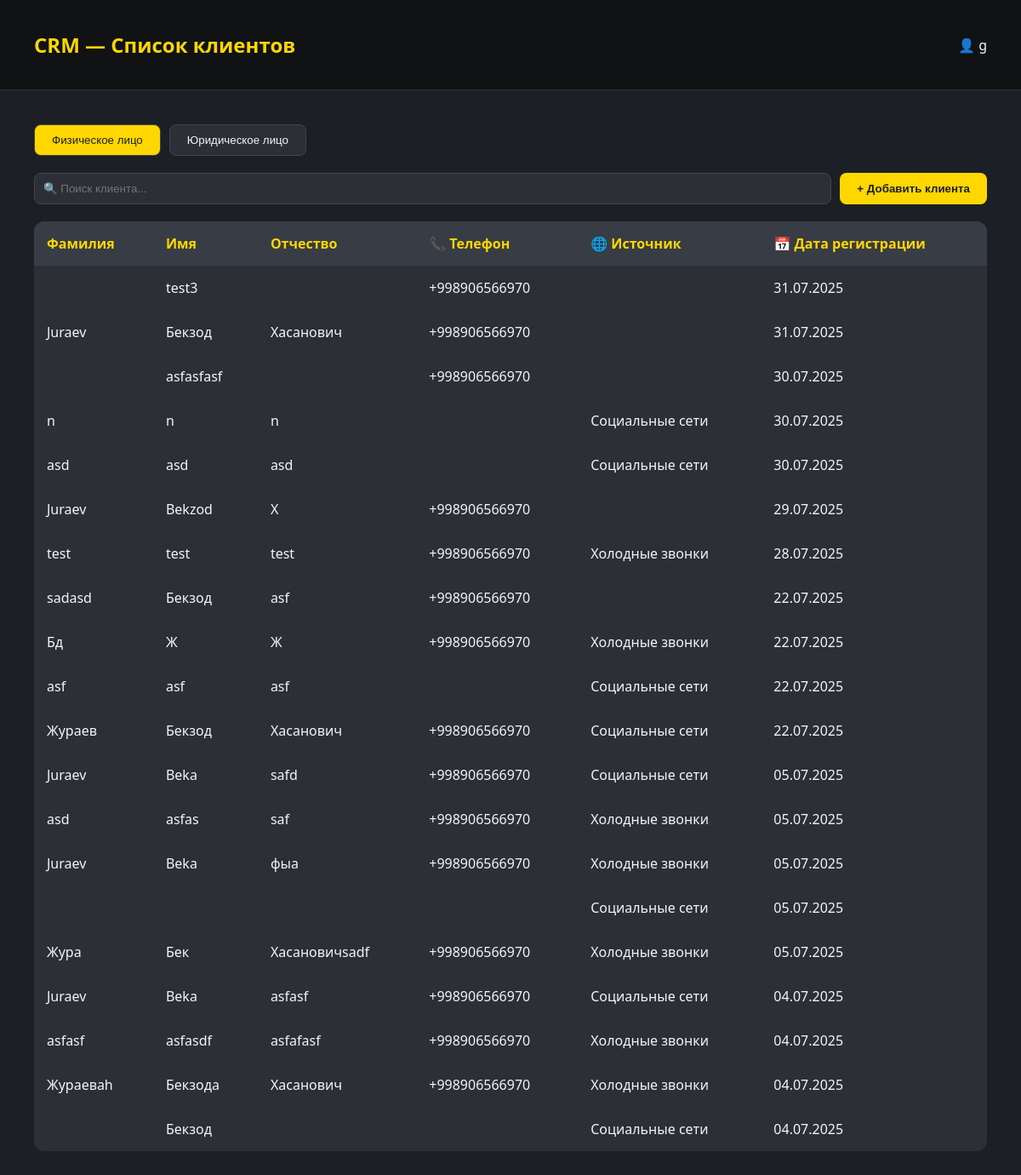
/clients/ (signed in), run on the app's committed database.
### backend/models.py (models this page shows)
class Profile(models.Model):
    POSITION_CHOICES = [
        ("manager", "Менеджер"),
        ("admin", "Администратор"),
        ("accountant", "Бухгалтер"),
        ("supplier", "Снабженец"),
        ("chief", "Главный ЦЕХа"),
        ("chief_staff", "Сотрудник ЦЕХа"),
        ("delivery_cheif", "Главный доставщик"),
        ("delivery", "Доставщик"),
        ("installer_cheif", "Главный установщик"),
        ("installer", "Установщик"),
        ("technologist_cheif", "Главный Технолог"),
        ("technologist", "Технолог"),
        ("designer_cheif", "Главный дизайнер"),
        ("designer", "Дизайнер"),
        ("qa_cheif", "Главный сотрудник контроля качества"),
        ("qa_staff", "Сотрудник контроля качества"),
        ("sales_marketing", "Соц. маркетолог"),
        ("sales_call", "Сотрудник колл-центра"),
    ]
    username = models.OneToOneField(User, on_delete=models.CASCADE, related_name='profile')
    name = models.CharField(max_length=200, null=True, blank=True, default=None)
    lastname = models.CharField(max_length=200, null=True, blank=True, default=None)
    middle_name = models.CharField(max_length=200, null=True, blank=True, default=None)
    date_birth = models.DateField(null=True, blank=True, default=None)
    phone = PhoneNumberField(blank=True)
    adress = models.CharField(max_length=200,blank=True)
    last_job=models.CharField(max_length=200,blank=True)
    work_exp=models.CharField(max_length=200,blank=True)
    position = models.CharField(max_length=20, choices=POSITION_CHOICES)
    hobby=models.CharField(max_length=60,blank=True)
    photo = models.ImageField(blank=True, upload_to='pictures/',null=True)
    approve=models.BooleanField(default=False)
    archive=models.BooleanField(default=True)
    balance = models.DecimalField(max_digits=10, decimal_places=2,default=0)
    salary_pure=models.DecimalField(max_digits=10, decimal_places=2,default=0)
    salary_black=models.DecimalField(max_digits=10, decimal_places=2,default=0)
    approve_accounting=models.BooleanField(default=False)

class Clients(models.Model):
    Social_CHOICES = [
        ("social", "Социальные сети"),
        ("cold_calls", "Холодные звонки"),
        ("word_of_mouth", "Сарафанное радио"),
    ]
    CLIENT_TYPE_CHOICES = [
        ('INDIVIDUAL', 'Физическое лицо'),
        ('LEGAL_ENTITY', 'Юридическое лицо'),
    ]
    social = models.CharField(max_length=20, choices=Social_CHOICES)
    client_type = models.CharField(
        max_length=20,
        choices=CLIENT_TYPE_CHOICES,
    )
    phone = PhoneNumberField()
    created_at = models.DateField(auto_now_add=True,null=True)
    name = models.CharField(max_length=200, null=True, blank=True, default=None)
    lastname = models.CharField(max_length=200, null=True, blank=True, default=None)
    middle_name = models.CharField(max_length=200, null=True, blank=True, default=None)
    adress = models.CharField(max_length=200, null=True, blank=True, default=None)
    company_name=models.CharField(max_length=200, null=True, blank=True, default=None)
    inn = models.CharField(max_length=12,null=True, blank=True, default=None)
    account=models.IntegerField(blank=True,null=True,default=None)
    mfo = models.IntegerField(blank=True, null=True, default=None)
    active=models.BooleanField(default=False)

### backend/views.py (the view)
# urls.py: path('clients/',views.ClietView.as_view(),name='clients'),
class ClietView(LoginRequiredMixin,TemplateView):
   template_name = 'client_list.html'
   login_url = reverse_lazy('login')
   def get_context_data(self, *, object_list=None, **kwargs):
      context = super().get_context_data(**kwargs)
      context['client_fiz']=Clients.objects.filter(client_type='INDIVIDUAL').order_by('-id')
      context['client_leg'] = Clients.objects.filter(client_type='LEGAL_ENTITY').order_by('-id')
      return context

### backend/templates/client_list.html (shortened to what this page needs)
<!DOCTYPE html>
<html lang="ru">
<head>
</head>
<body>
  <header>
   <h1 onclick="window.location.href='{% url 'dashboard' %}'" style="cursor: pointer;">CRM — Список клиентов</h1>
    <div>👤 {{request.user.profile.name}}</div>
  </header>
  <div class="container">
     <div class="toggle-buttons">
      <button id="btn-individual" class="active">Физическое лицо</button>
      <button id="btn-legal">Юридическое лицо</button>
    </div>
    <div class="top-bar">
      <input type="text" id="clientSearchInput" placeholder="🔍 Поиск клиента...">
      <button onclick="window.location.href='{% url 'client_add' %}'">+ Добавить клиента</button>
    </div>
     <div id="individual-fields">
    <table id="clientTable">
      <thead>
        <tr>
          <th>Фамилия</th>
          <th>Имя</th>
          <th>Отчество</th>
          <th>📞 Телефон</th>
          <th>🌐 Источник</th>
          <th>📅 Дата регистрации</th>
        </tr>
      </thead>
      {% for item in client_fiz %}
      <tbody>
        <tr>
          <td>{{item.lastname}}</td>
          <td>{{item.name}}</td>
          <td>{{item.middle_name}}</td>
          <td>{{item.phone}}</td>
          <td>{{item.get_social_display}}</td>
          <td>{{item.created_at|date:"d.m.Y"}}</td>
        </tr>
      </tbody>
      {% endfor %}
       </table>
      </div>
  </div>
</body>
</html>

### backend/templates/client_list.html (style rules this page uses)
body { margin: 0; font-family: 'Segoe UI', Tahoma, Geneva, Verdana, sans-serif; background-color: #1c1f26; color: #f5f5f5; }
header { background: #101214; padding: 20px 40px; display: flex; justify-content: space-between; align-items: center; border-bottom: 1px solid #333; }
header h1 { color: #ffd700; font-weight: 600; font-size: 24px; }
.container { padding: 40px; }
.toggle-buttons { display: flex; margin-bottom: 20px; }
.toggle-buttons button { background-color: #2c2f36; color: #f5f5f5; border: 1px solid #444; padding: 10px 20px; margin-right: 10px; border-radius: 8px; cursor: pointer; transition: background-color 0.3s; }
.toggle-buttons button:hover, .toggle-buttons button.active { background-color: #ffd700; color: #1c1f26; }
.top-bar { display: flex; justify-content: space-between; margin-bottom: 20px; }
.top-bar input[type="text"] { flex: 1; padding: 10px; border-radius: 8px; border: 1px solid #444; background-color: #2c2f36; color: #f5f5f5; margin-right: 10px; }
.top-bar button { background-color: #ffd700; border: none; padding: 10px 20px; border-radius: 8px; color: #1c1f26; cursor: pointer; font-weight: 600; }
table { width: 100%; border-collapse: collapse; background-color: #2c2f36; border-radius: 12px; overflow: hidden; }
th, td { padding: 15px; text-align: left; }
th { background-color: #383c44; color: #ffd700; }

### data on the page
Clients: name "test3", phone "+998906566970", created_at "31.07.2025"
Clients: lastname "Juraev", name "Бекзод", middle_name "Хасанович", phone "+998906566970", created_at "31.07.2025"
Clients: name "asfasfasf", phone "+998906566970", created_at "30.07.2025"
Clients: lastname "n", name "n", middle_name "n", social "Социальные сети", created_at "30.07.2025"
Clients: lastname "asd", name "asd", middle_name "asd", social "Социальные сети", created_at "30.07.2025"
Clients: lastname "Juraev", name "Bekzod", middle_name "X", phone "+998906566970", created_at "29.07.2025"
Clients: lastname "test", name "test", middle_name "test", phone "+998906566970", social "Холодные звонки", created_at "28.07.2025"
Clients: lastname "sadasd", name "Бекзод", middle_name "asf", phone "+998906566970", created_at "22.07.2025"
Clients: lastname "Бд", name "Ж", middle_name "Ж", phone "+998906566970", social "Холодные звонки", created_at "22.07.2025"
Clients: lastname "asf", name "asf", middle_name "asf", social "Социальные сети", created_at "22.07.2025"
Clients: lastname "Жураев", name "Бекзод", middle_name "Хасанович", phone "+998906566970", social "Социальные сети", created_at "22.07.2025"
Clients: lastname "Juraev", name "Beka", middle_name "safd", phone "+998906566970", social "Социальные сети", created_at "05.07.2025"
Clients: lastname "asd", name "asfas", middle_name "saf", phone "+998906566970", social "Холодные звонки", created_at "05.07.2025"
Clients: lastname "Juraev", name "Beka", middle_name "фыа", phone "+998906566970", social "Холодные звонки", created_at "05.07.2025"
Clients: social "Социальные сети", created_at "05.07.2025"
Clients: lastname "Жура", name "Бек", middle_name "Хасановичsadf", phone "+998906566970", social "Холодные звонки", created_at "05.07.2025"
Clients: lastname "Juraev", name "Beka", middle_name "asfasf", phone "+998906566970", social "Социальные сети", created_at "04.07.2025"
Clients: lastname "asfasf", name "asfasdf", middle_name "asfafasf", phone "+998906566970", social "Холодные звонки", created_at "04.07.2025"
Clients: lastname "Жураеваh", name "Бекзода", middle_name "Хасанович", phone "+998906566970", social "Холодные звонки", created_at "04.07.2025"
Clients: name "Бекзод", social "Социальные сети", created_at "04.07.2025"

### other printed values
{{ request.user.profile.name }} "g"
